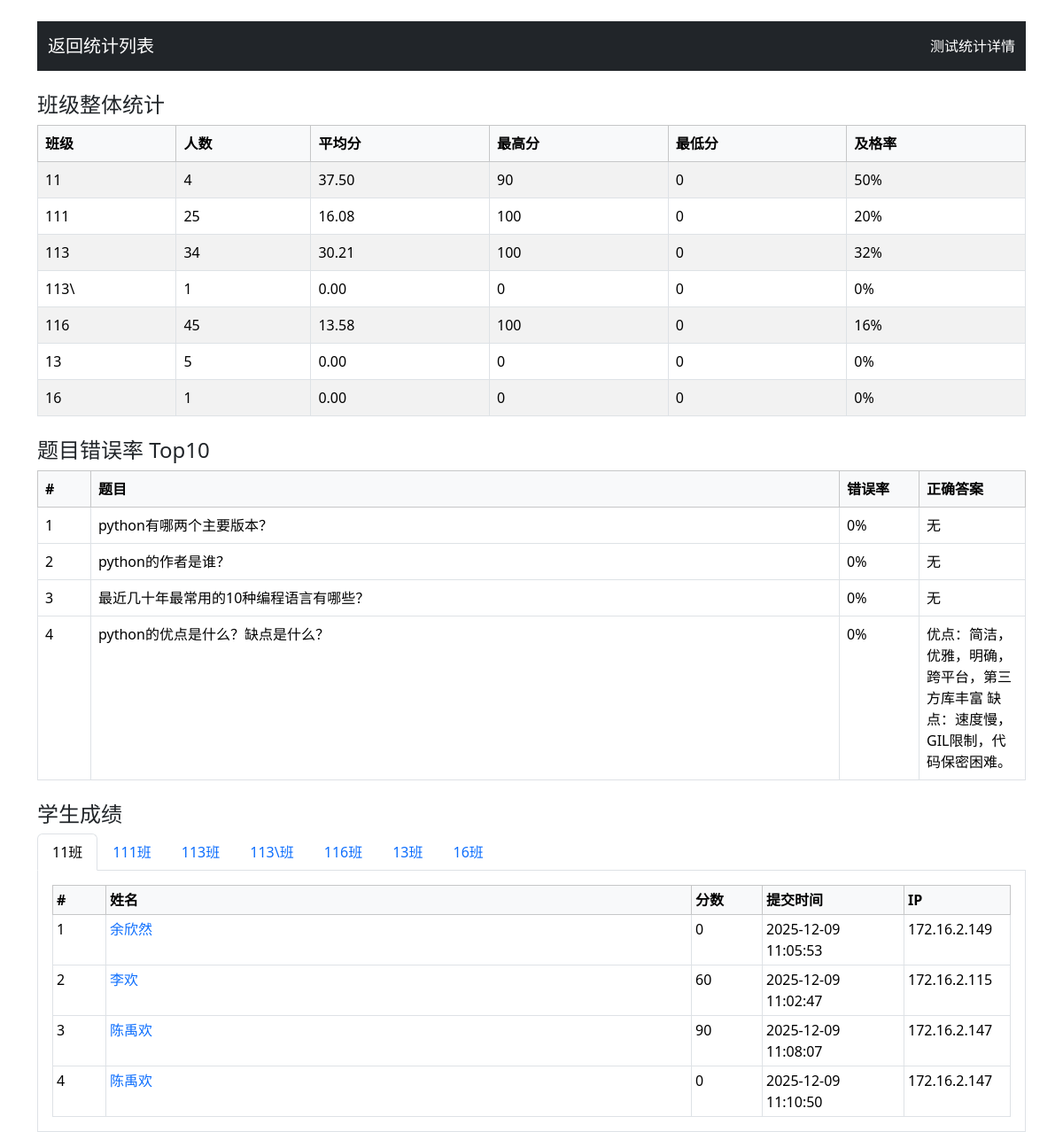
The page /test_statistics/25 (signed in) on the database its author committed.
### app.py (models this page shows)
class TestResult(db.Model):
    id = db.Column(db.Integer, primary_key=True)
    student_id = db.Column(db.Integer, db.ForeignKey('user.id'))
    student_name = db.Column(db.String(100), nullable=False)
    class_number = db.Column(db.String(50), nullable=False)
    test_id = db.Column(db.Integer, db.ForeignKey('test.id'), nullable=False)
    score = db.Column(db.Integer, nullable=False)
    created_at = db.Column(db.DateTime, default=datetime.utcnow)
    answers = db.Column(db.Text)
    ip_address = db.Column(db.String(15), nullable=True) # Added ip_address column
    test = db.relationship('Test', backref=db.backref('results', lazy=True))

class Question(db.Model):
    id = db.Column(db.Integer, primary_key=True)
    question_type = db.Column(db.String(20), nullable=False)
    content = db.Column(db.Text, nullable=False)
    image_path = db.Column(db.String(200))  # 题目配图
    option_a = db.Column(db.String(200))
    option_b = db.Column(db.String(200))
    option_c = db.Column(db.String(200))
    option_d = db.Column(db.String(200))
    option_e = db.Column(db.String(200))
    correct_answer = db.Column(db.String(200), nullable=False)
    score = db.Column(db.Integer, nullable=False)
    explanation = db.Column(db.Text)
    created_at = db.Column(db.DateTime, default=datetime.utcnow)
    bank_id = db.Column(db.Integer, db.ForeignKey('question_bank.id'), nullable=False)

### app.py (the view, shortened to what this page needs)
@app.route('/test_statistics/<int:test_id>')
def get_test_statistics(test_id):
    if 'role' not in session or session['role'] != 'teacher':
        return redirect(url_for('teacher_login'))
    results = TestResult.query.filter_by(test_id=test_id).order_by(TestResult.class_number, TestResult.student_name, TestResult.created_at).all()
    class_stats = {}
    class_students = {}
    for result in results:
        if result.class_number not in class_stats:
            class_stats[result.class_number] = {
                'student_count': 0,
                'total_score': 0,
                'scores': [],
                'pass_count': 0
            }
        stats = class_stats[result.class_number]
        stats['student_count'] += 1
        stats['total_score'] += result.score
        stats['scores'].append(result.score)
        if result.score >= 60:
            stats['pass_count'] += 1
        if result.class_number not in class_students:
            class_students[result.class_number] = []
        class_students[result.class_number].append({
            'name': result.student_name,
            'score': result.score,
            'submit_time': to_bj(result.created_at).strftime('%Y-%m-%d %H:%M:%S'),
            'ip': result.ip_address,
            'result_id': result.id
        })
    statistics = []
    for class_number, stats in class_stats.items():
        if stats['student_count'] > 0:
            statistics.append({
                'class_number': class_number,
                'student_count': stats['student_count'],
                'average_score': stats['total_score'] / stats['student_count'],
                'max_score': max(stats['scores']),
                'min_score': min(stats['scores']),
                'pass_rate': stats['pass_count'] / stats['student_count']
            })
    statistics.sort(key=lambda x: x['class_number'])
    class_students = dict(sorted(class_students.items(), key=lambda x: x[0]))
    question_stats = defaultdict(lambda: {'total': 0, 'wrong': 0, 'content': '', 'question_type': '', 'correct_answer': ''})
    for result in results:
        answers = json.loads(result.answers)
        for qid_str, stu_ans in answers.items():
            qid = int(qid_str)
            question = Question.query.get(qid)
            if not question:
                continue
            question_stats[qid]['total'] += 1
            question_stats[qid]['content'] = question.content
            question_stats[qid]['question_type'] = question.question_type
            question_stats[qid]['correct_answer'] = question.correct_answer
            is_wrong = False
            if question.question_type == 'single_choice':
                is_wrong = stu_ans != question.correct_answer
            elif question.question_type == 'multiple_choice':
                def normalize(ans):
                    return ''.join(sorted([c for c in ans.replace(',', '').replace(' ', '').upper() if c in 'ABCDE']))
                is_wrong = normalize(stu_ans) != normalize(question.correct_answer)
            elif question.question_type == 'true_false':
                is_wrong = stu_ans != question.correct_answer
            elif question.question_type == 'fill_blank':
                def norm_fill(s):
                    parts = [p.strip().lower() for p in s.replace('、', ',').split(',') if p.strip()]
                    return ','.join(parts)
                is_wrong = norm_fill(stu_ans) != norm_fill(question.correct_answer)
            if is_wrong:
                question_stats[qid]['wrong'] += 1
    error_questions = []
    for qid, stat in question_stats.items():
        if stat['total'] > 0:
            error_rate = stat['wrong'] / stat['total']
            question = Question.query.get(qid) # 重新获取question对象以访问选项
            if question:
                q_data = {
                    'id': qid,
                    'content': stat['content'],
                    'question_type': stat['question_type'],
                    'correct_answer': stat['correct_answer'],
                    'error_rate': error_rate,
                    'wrong_count': stat['wrong'],
                    'total_count': stat['total']
                }
                error_questions.append(q_data)
    error_questions.sort(key=lambda x: x['error_rate'], reverse=True)
    top_error_questions = error_questions[:10]
    return render_template('test_statistics_detail.html', statistics=statistics, class_students=class_students, top_error_questions=top_error_questions)

### app.py (called while the page is built)
def to_bj(dt: datetime):
    return (dt + BJ_OFFSET) if dt else dt

### templates/test_statistics_detail.html (shortened to what this page needs)
<!DOCTYPE html>
<html lang="zh">
<head>
    <link href="{{ url_for('static', filename='bootstrap/css/bootstrap.min.css') }}" rel="stylesheet">
</head>
<body class="container mt-4">
    <nav class="navbar navbar-dark bg-dark mb-4">
        <div class="container-fluid">
            <a href="{{ url_for('test_statistics') }}" class="navbar-brand"> 返回统计列表</a>
            <span class="navbar-text text-white">测试统计详情</span>
        </div>
    </nav>
    <h4>班级整体统计</h4>
    {% if statistics %}
    <table class="table table-striped table-bordered">
        <thead class="table-light">
            <tr>
                <th>班级</th>
                <th>人数</th>
                <th>平均分</th>
                <th>最高分</th>
                <th>最低分</th>
                <th>及格率</th>
            </tr>
        </thead>
        <tbody>
            {% for stat in statistics %}
            <tr>
                <td>{{ stat.class_number }}</td>
                <td>{{ stat.student_count }}</td>
                <td>{{ '%.2f' % stat.average_score }}</td>
                <td>{{ stat.max_score }}</td>
                <td>{{ stat.min_score }}</td>
                <td>{{ '%.0f%%' % (stat.pass_rate*100) }}</td>
            </tr>
            {% endfor %}
        </tbody>
    </table>
    {% else %}
    <div class="alert alert-info">暂无数据</div>
    {% endif %}
    <h4 class="mt-4">题目错误率 Top10</h4>
    {% if top_error_questions %}
    <table class="table table-bordered">
        <thead class="table-light">
            <tr>
                <th style="width:60px">#</th>
                <th>题目</th>
                <th style="width:90px">错误率</th>
                <th style="width:120px">正确答案</th>
            </tr>
        </thead>
        <tbody>
            {% for q in top_error_questions %}
            <tr>
                <td>{{ loop.index }}</td>
                <td>{{ q.content|truncate(100) }}</td>
                <td>{{ '%.0f%%' % (q.error_rate*100) }}</td>
                <td>{{ q.correct_answer }}</td>
            </tr>
            {% endfor %}
        </tbody>
    </table>
    {% else %}
    <div class="alert alert-info">暂无错误题目统计</div>
    {% endif %}
    <h4 class="mt-4">学生成绩</h4>
    <ul class="nav nav-tabs" id="classTab" role="tablist">
        {% for class_number in class_students.keys() %}
        <li class="nav-item" role="presentation">
            <button class="nav-link {% if loop.first %}active{% endif %}" id="tab-{{ class_number }}" data-bs-toggle="tab" data-bs-target="#pane-{{ class_number }}" type="button" role="tab">{{ class_number }}班</button>
        </li>
        {% endfor %}
    </ul>
    <div class="tab-content border border-top-0 p-3" id="classTabContent">
        {% for class_number, students in class_students.items() %}
        <div class="tab-pane fade {% if loop.first %}show active{% endif %}" id="pane-{{ class_number }}" role="tabpanel">
            <table class="table table-sm table-bordered mb-0">
                <thead class="table-light">
                    <tr>
                        <th style="width:60px">#</th>
                        <th>姓名</th>
                        <th style="width:80px">分数</th>
                        <th style="width:160px">提交时间</th>
                        <th style="width:120px">IP</th>
                    </tr>
                </thead>
                <tbody>
                    {% for stu in students %}
                    <tr>
                        <td>{{ loop.index }}</td>
                        <td><a href="{{ url_for('test_result', result_id=stu.result_id) }}" target="_blank" class="text-primary text-decoration-none">{{ stu.name }}</a></td>
                        <td>{{ stu.score }}</td>
                        <td>{{ stu.submit_time }}</td>
                        <td>{{ stu.ip }}</td>
                    </tr>
                    {% endfor %}
                </tbody>
            </table>
        </div>
        {% endfor %}
    </div>
</body>
</html>

### rows shown on the page
TestResult: class_number "11", student_count "4", average_score "37.50", max_score "90", min_score "0", pass_rate "50%", name "余欣然", score "0", submit_time "2025-12-09 11:05:53", ip "172.16.2.149"
TestResult: class_number "111", student_count "25", average_score "16.08", max_score "100", min_score "0", pass_rate "20%"
TestResult: class_number "113", student_count "34", average_score "30.21", max_score "100", min_score "0", pass_rate "32%"
TestResult: class_number "113\\", student_count "1", average_score "0.00", max_score "0", min_score "0", pass_rate "0%"
TestResult: class_number "116", student_count "45", average_score "13.58", max_score "100", min_score "0", pass_rate "16%"
TestResult: class_number "13", student_count "5", average_score "0.00", max_score "0", min_score "0", pass_rate "0%"
TestResult: class_number "16", student_count "1", average_score "0.00", max_score "0", min_score "0", pass_rate "0%"
Question: content "python有哪两个主要版本？", error_rate "0%", correct_answer "无"
Question: content "python的作者是谁？", error_rate "0%", correct_answer "无"
Question: content "最近几十年最常用的10种编程语言有哪些？", error_rate "0%", correct_answer "无"
Question: content "python的优点是什么？缺点是什么？", error_rate "0%", correct_answer "优点：简洁，优雅，明确，跨平台，第三方库丰富 缺点：速度慢，GIL限制，代码保密困难。"
TestResult: name "李欢", score "60", submit_time "2025-12-09 11:02:47", ip "172.16.2.115"
TestResult: name "陈禹欢", score "90", submit_time "2025-12-09 11:08:07", ip "172.16.2.147"
TestResult: name "陈禹欢", score "0", submit_time "2025-12-09 11:10:50", ip "172.16.2.147"
